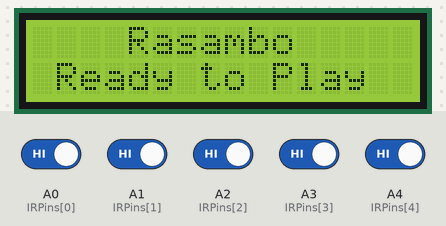
A sketch run on a simulated Arduino Uno, built with avr-gcc and run on an emulated ATmega328P. Parts: 16×2 character LCD. The test bench sets the inputs (shaded band); at power-on: A0 (IRPins[0]), A1 (IRPins[1]), A2 (IRPins[2]), A3 (IRPins[3]), A4 (IRPins[4]) HIGH. Random numbers use the default seed unless the sketch sets one; the audio player accepts every command and is not drawn.

Above: at 1.7 s.
1.8 s: A0 (IRPins[0]) driven LOW
At 10.2 s:
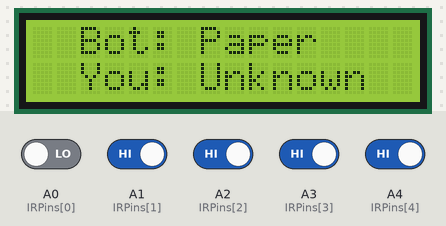
20.2 s: A1 (IRPins[1]) driven LOW
At 28.2 s:
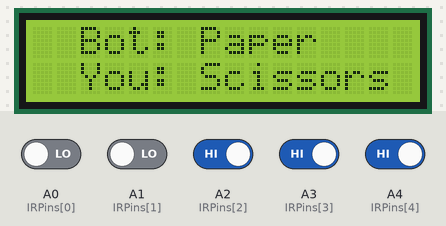
38.3 s: A0 (IRPins[0]) driven HIGH and A1 (IRPins[1]) driven HIGH
At 47.3 s:
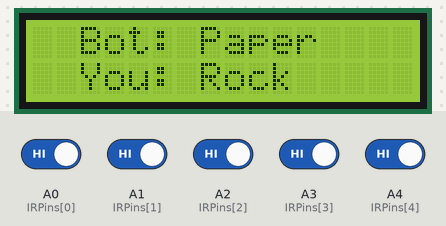
56.4 s: A2 (IRPins[2]) driven LOW
At 65.2 s:
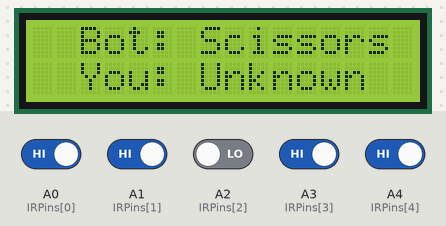
67.5 s: A3 (IRPins[3]) driven LOW
At 83.2 s:
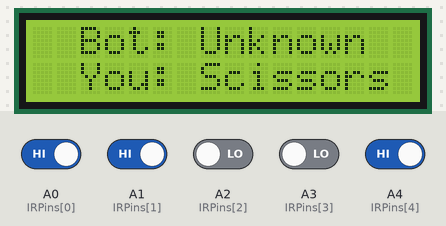
Timing chart, 0 to 84.7 s (numbered marks = the images above; inputs shaded):
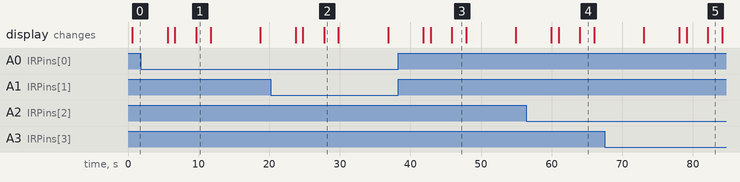

The sketch:

Rasambo.ino
```cpp
#include <LiquidCrystal.h>
#include <SoftwareSerial.h>
#include <DFRobotDFPlayerMini.h>

enum Choice {
  Rock,
  Paper,
  Scissors,
  None
};

enum Result {
  Win,
  Loss,
  Draw
};

#define RS 13
#define ENABLE 12
#define DB0 9
#define DB1 8
#define DB2 7
#define DB3 6
#define DB4 5
#define DB5 4
#define DB6 3
#define DB7 2

LiquidCrystal lcd(RS, ENABLE, DB0, DB1, DB2, DB3, DB4, DB5, DB6, DB7);

#define RX 11
#define TX 10

SoftwareSerial softSerial(TX, RX);
DFRobotDFPlayerMini df;

const int IRPins[] = { A0, A1, A2, A3, A4 };

#define VOLUME 20

#define SOUND_START 1
#define SOUND_INPUT 2
#define SOUND_WIN 3
#define SOUND_LOSS 4
#define SOUND_DRAW 5

void lcdPrint(String);
void lcdPrint(String, String);

Choice intToChoice(int);

String choiceToString(Choice);

Result compareChoices(Choice, Choice);

String resultToString(Result);

/**
 * @brief Initializes serial communication, LCD, DFPlayer Mini, IR sensor pins, and random seed.
 *        Plays welcome message and prepares the system for gameplay.
 */
void setup() {
  Serial.begin(9600);
  while (!Serial) {}

  lcd.begin(16, 2);

  softSerial.begin(9600);
  if (!df.begin(softSerial)) {
    Serial.println("Failed to Initialize DF Mini Player");
    lcdPrint(" DF Mini Player ", "     Error     ");
    while (true) {}
  }
  df.volume(VOLUME);

  for (int i = 0; i < 5; i++) {
    pinMode(IRPins[i], INPUT);
  }

  randomSeed(analogRead(0));
}

/**
 * @brief Main game loop. Plays intro sound, handles bot/user choices using IR sensors,
 *        displays choices and results, and plays corresponding sounds.
 */
void loop() {
  df.play(SOUND_START);

  lcdPrint("    Rasambo    ", " Ready to Play ");
  delay(5000);

  lcdPrint(" Bot Thinking ");
  delay(1000);

  Choice botChoice = intToChoice(random(5));

  df.play(SOUND_INPUT);
  lcdPrint("Pick Your Choice");
  delay(3000);

  int IRState = 0;
  for (int i = 0; i < 5; i++) {
    IRState += !digitalRead(IRPins[i]);
  }

  Choice userChoice = intToChoice(IRState);

  lcdPrint("  Bot: " + choiceToString(botChoice), "  You: " + choiceToString(userChoice));
  delay(2000);

  Result result = checkResult(userChoice, botChoice);

  playSoundEffects(result);
  lcdPrint(resultToString(result));
  delay(6000);

  delay(1000);
}

/**
 * @brief Displays a single-line message on the LCD.
 * @param msg The message to display on the first line of the LCD.
 */
void lcdPrint(String msg) {
  lcd.clear();
  lcd.print(msg);
}

/**
 * @brief Displays two lines of text on the LCD.
 * @param line1 Message for the first line.
 * @param line2 Message for the second line.
 */
void lcdPrint(String line1, String line2) {
  lcd.clear();
  lcd.print(line1);
  lcd.setCursor(0, 1);
  lcd.print(line2);
}

/**
 * @brief Converts the number of IR sensors triggered into a game choice.
 * @param value The count of active IR sensors.
 * @return Choice Enum value representing Rock, Paper, Scissors, or None.
 */
Choice intToChoice(int value) {
  switch (value) {
    case 0:
      return Rock;
    case 2:
    case 3:
      return Scissors;
    case 4:
    case 5:
      return Paper;
    default:
      return None;
  }
}

/**
 * @brief Converts a Choice enum value to a string for display.
 * @param choice The game choice.
 * @return String representation of the choice ("Rock", "Paper", "Scissors", or "Unknown").
 */
String choiceToString(Choice choice) {
  switch (choice) {
    case Rock:
      return "Rock";
    case Paper:
      return "Paper";
    case Scissors:
      return "Scissors";
    case None:
      return "Unknown";
  }
}

/**
 * @brief Determines the result of the game based on player and bot choices.
 * @param user The player's choice.
 * @param bot The bot's choice.
 * @return Result Enum value: Win, Loss, or Draw.
 */
Result checkResult(Choice user, Choice bot) {
  switch (user) {
    case Rock:
      switch (bot) {
        case Scissors:
          return Win;
        case Paper:
          return Loss;
        default:
          return Draw;
      }
    case Paper:
      switch (bot) {
        case Rock:
          return Win;
        case Scissors:
          return Loss;
        default:
          return Draw;
      }
    case Scissors:
      switch (bot) {
        case Paper:
          return Win;
        case Rock:
          return Loss;
        default:
          return Draw;
      }
    default:
      return Draw;
  }
}

 /**
 * @brief Converts a Result enum value to a string for LCD display.
 * @param result The game result.
 * @return String representation ("You Win", "You Lose", or "Draw").
 */
String resultToString(Result result) {
  switch (result) {
    case Win:
      return "    You Win!    ";
    case Loss:
      return "  You Lost :(  ";
    case Draw:
      return "    Draw :|     ";
  }
}

/**
 * @brief Plays a sound corresponding to the game result using DFPlayer.
 * @param result The game result (Win, Loss, Draw).
 */
void playSoundEffects(Result result) {
  switch (result) {
    case Win:
      df.play(SOUND_WIN);
      break;
    case Loss:
      df.play(SOUND_LOSS);
      break;
    case Draw:
      df.play(SOUND_DRAW);
      break;
  }
}
```

Measured:
- what the display in image 1 shows lasts 2.0 s, from 9.7 s to 11.7 s
